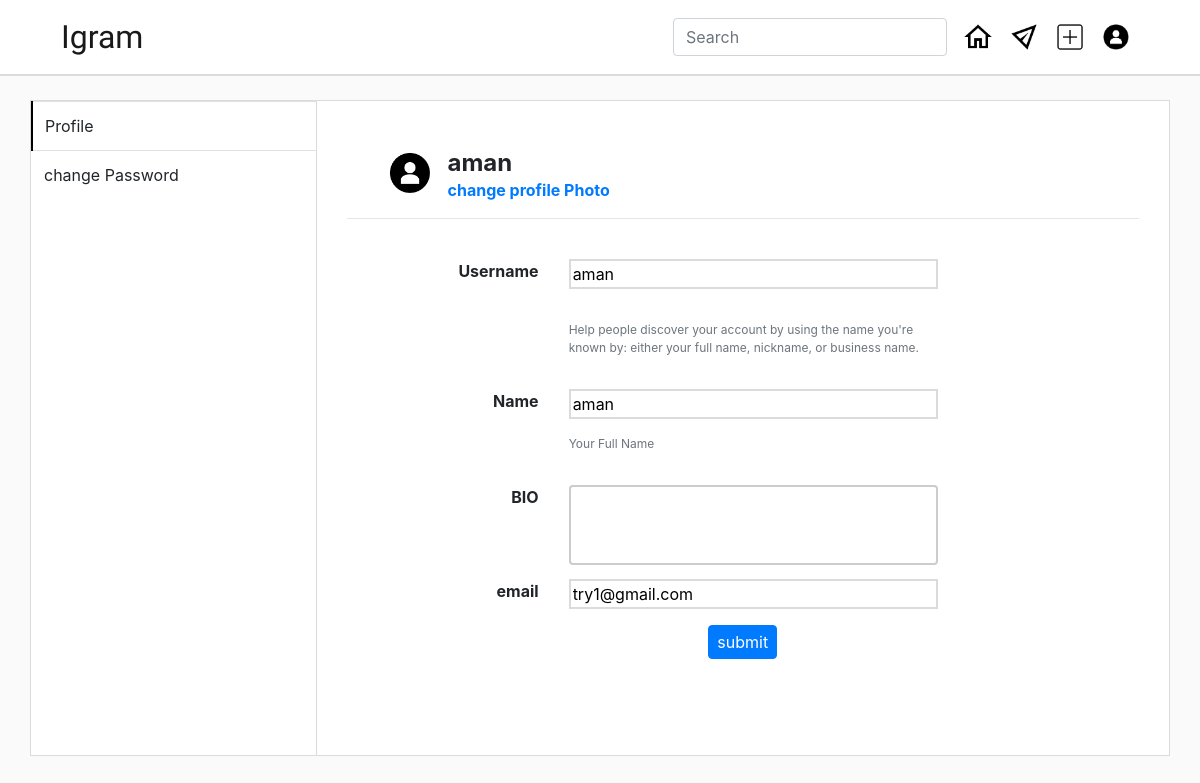
The app's page /editProfile (signed in) with its own data.
### home/models.py (models this page shows)
class User(AbstractUser):
    profileImage=models.ImageField(upload_to=profile_upload_location,default='Default-Profile-Picture-Download-PNG-Image.png')
    discription=models.TextField(blank=True,null=True,max_length=100)

### home/views.py (the view)
# urls.py: path('editProfile',views.editProfile,name='editProfile'),
@login_required
def editProfile(request):
    return render(request,'editProfile.html')

### templates/editProfile.html (shortened to what this page needs)
{% extends 'base.html' %}
{% block body %}
<div class="container my-4" style="border: 1px solid rgb(219,219,219);">
  <div class="row">
    <div class="col-3 px-0">
      <table class="table table-hover table-white">
        <tbody>
          <tr>
            <td id="info-tr" onclick="showContent('info')" style="border-left: 2px solid black;">Profile</td>
          </tr>
          <tr>
            <td id="changePassword-tr" onclick="showContent('changePassword')">change Password</td>
          </tr>
        </tbody>
      </table>
    </div>
    <div class="col-9 " style="border-left:1px solid rgb(219,219,219);">
      <div class="container my-4  py-4" id="info"  >
        <div class="row mx-4">
          <div class="col-1">
            <img class="profile-img rounded-circle" src={{request.user.profileImage.url}} alt="">
          </div>
          <div class="col">
            <h4 class="py-0 my-0"><b>{{request.user.username}}</b></h4>
            <a href="" data-toggle="modal" data-target="#addProfile"><b>change profile Photo</b></a>
          </div>
        </div>
        <hr>
        <form action={% url 'updateProfileInfo' %} method="post" autocomplete="off">{% csrf_token %}
        <div class="row  mx-4 my-4 px-4 py-2">
          <div class="row w-100 my-2">
            <div class="col-3 text-right">
              <b class=""><span>Username</span></b>
            </div>
            <div class="col">
              <input class="w-75" style="border: 2px solid rgb(219, 219, 219);" type="text" name="username"
                id="username" onkeyup="checkValidUsername()" value="{{request.user.username}}">
            </div>
          </div>
          <div class="row w-100 my-2">
            <div class="col-3 text-right">
            </div>
            <div class="col">
              <p class="text-muted w-75" style="font-size: 12px;">Help people discover your account by using the name
                you're known by: either your full name, nickname, or business name.</p>
            </div>
          </div>
          <div class="row w-100 my-2">
            <div class="col-3 text-right">
              <b class=""><span>Name</span></b>
            </div>
            <div class="col">
              <input class="w-75" style="border: 2px solid rgb(219, 219, 219);" type="text" name="name" id="name"
                value="{{request.user.first_name}}">
            </div>
          </div>
          <div class="row w-100 my-2">
            <div class="col-3 text-right">
            </div>
            <div class="col">
              <p class="text-muted w-75" style="font-size: 12px;">Your Full Name</p>
            </div>
          </div>
          <div class="row w-100 my-2">
            <div class="col-3 text-right">
              <b class=""><span>BIO</span></b>
            </div>
            <div class="col">
              {% if request.user.discription %}
              <textarea class="w-75 px-2 py-1"
                style="border-color: 1px rgb(219, 219, 219);background-color: inherit;height: 5rem;" type="text"
                name="bio" id="bio">{{request.user.discription}}</textarea>
              {% else %}
              <textarea class="w-75 px-2 py-1"
                style="border-color: 1px rgb(219, 219, 219);background-color: inherit;height: 5rem;" type="text"
                name="bio" id="bio"></textarea>
              {% endif %}
            </div>
          </div>
          <div class="row w-100">
            <div class="col-3 text-right">
              <b class=""><span>email</span></b>
            </div>
            <div class="col">
              <input class="w-75" style="border: 2px solid rgb(219, 219, 219);" type="email" name="email" id="email"
                value="{{request.user.email}}">
            </div>
          </div>
          <div class="m-auto">
            <button id="editProfileBtn" type="submit" class="btn btn-primary my-3 px-2 py-1">submit</button>
          </div>
        </div>
      </form>
      </div>
    </div>
  </div>
</div>
{% endblock body %}

### templates/base.html (shortened to what this page needs)
<!doctype html>
<html lang="en">
<head>
  <link rel="stylesheet" href="https://maxcdn.bootstrapcdn.com/bootstrap/4.0.0/css/bootstrap.min.css"
>
</head>
<body>
  {% load static %}
  <div class="container-fluid" style="background-color: rgb(255,255,255);border-bottom: 2px solid rgb(219,219,219);">
  <div class="container py-0 my-0">
    <nav class="navbar navbar-expand-lg navbar-light bg-white">
      <a class="navbar-brand" style="font-family: 'Grand Hotel', cursive;" href="#">Igram</a>
      <div class="collapse navbar-collapse" id="navbarSupportedContent">
        <form class="form-inline ml-auto my-2 my-lg-0 ">
          <input id="searchUser" class="form-control mr-sm-2 " type="search" placeholder="Search" aria-label="Search"
           onkeyup="search()" data-container="body" data-toggle="popover" data-html="true" data-trigger="focus"
            data-placement="bottom" data-content="" autocomplete="off">
        </form>
        <a href={% url 'home' %}>
          <img class="img-logo mx-2" src={% block homeActive %}{% static 'img/home.png' %}{% endblock homeActive %} alt="">
        </a>
        <a href={% url 'inbox' %}>
        <img class="img-logo mx-2" src={% block inboxActive %}{% static 'img/message-logo.png' %}{% endblock inboxActive %} alt="">
        <a href="#" role="button" data-toggle="modal" data-target="#exampleModalCenter">
          <img class="img-logo mx-2" src={% block postLogoActive %}{% static 'img/post-logo.png' %}{% endblock postLogoActive %} alt="">
        </a>
        <div class="nav-item dropdown">
          <a href="#" id="navbarDropdown" role="button" data-toggle="dropdown" aria-haspopup="true"
            aria-expanded="false">
            {% if request.user.profileImage %}
            <img class="img-logo mx-2 " src="{{request.user.profileImage.url}}" alt="" style="border-radius: 100%;">
            {% else %}
            <img class="img-logo mx-2" src="static/img/profile.png" alt="">
            {% endif %}
          </a>
        </div>
      </div>
    </nav>
  </div>
</div>
  {% block body %} {% endblock body %}
</body>
</html>

### templates/base.html (style rules this page uses)
.navbar-brand { font-size: 2rem !important; }
.img-logo { height: 30px; width: 30px; }
textarea { width: 100%; height: 150px; padding: 12px 20px; box-sizing: border-box; border: 2px solid #ccc; border-radius: 4px; background-color: #f8f8f8; font-size: 16px; resize: none; }
body { background: rgb(250, 250, 250); }
.profile-img { height: 3rem; width: 3rem; }

### templates/editProfile.html (style rules this page uses)
.container { background-color: white; }

### records on screen
User: user.profileImage (placeholder picture), user.username "aman", username "aman", name "aman", email "try1@gmail.com"
